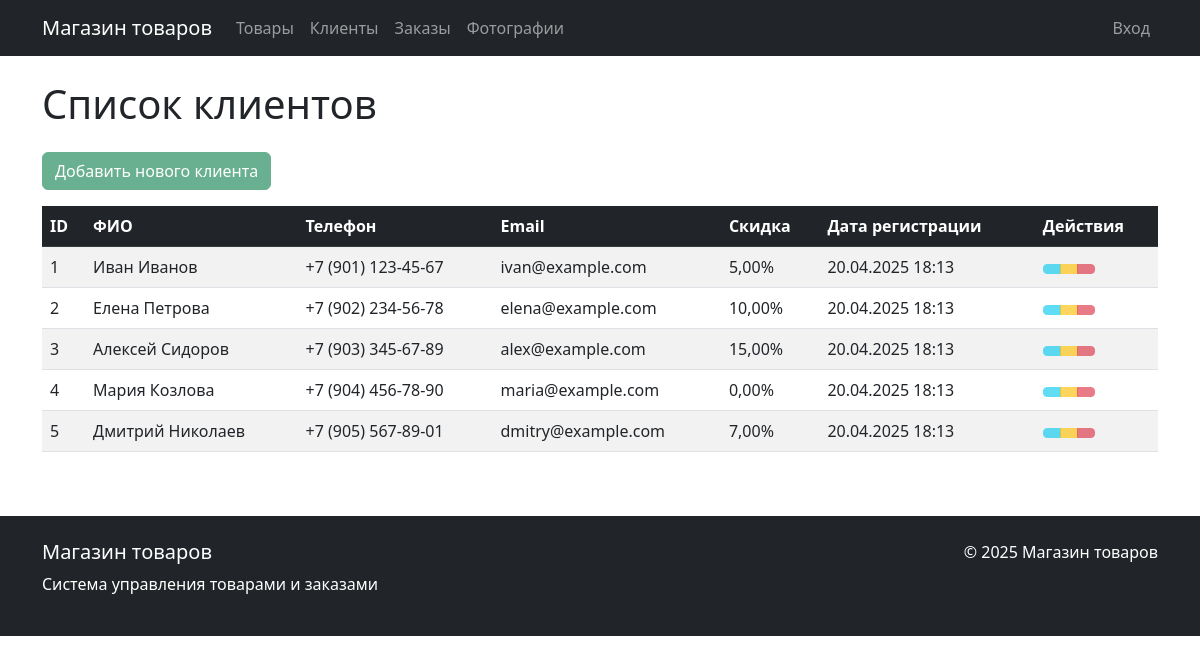
/myapp2/clients/, run on an earlier commit of the app's database.
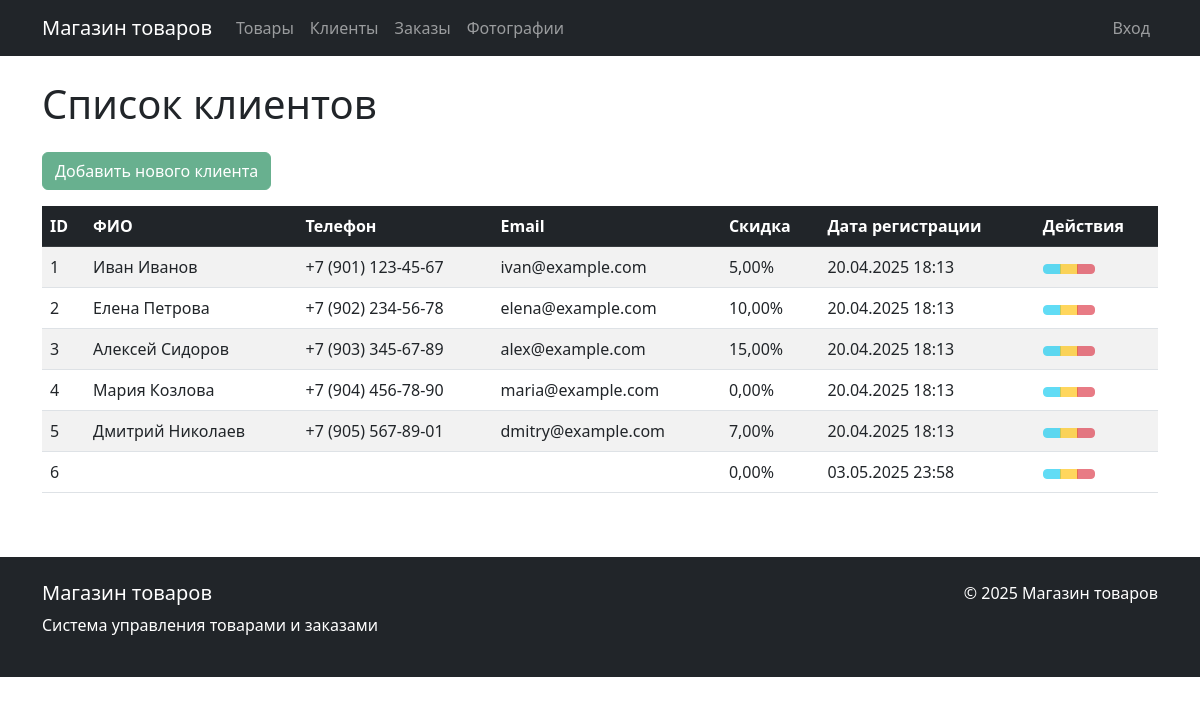
And on a later commit of the database.
### myapp2/models.py (models this page shows, shortened)
class Client(models.Model):
    user = models.OneToOneField(
        User,
        on_delete=models.CASCADE,
        related_name='client_profile'
    )
    phone = models.CharField(
        'Телефон',
        max_length=20,
        validators=[
            validate_non_empty,
            RegexValidator(
                regex=r'^(\+?\d{1})?[\s\-]?\(?\d{3}\)?[\s\-]?\d{3}[\s\-]?\d{2}[\s\-]?\d{2}$',
                message='Введите номер в формате: +X (XXX) XXX-XX-XX'
            )
        ]
    )
    email = models.EmailField(
        'Электронная почта',
        validators=[
            EmailValidator(message="Введите корректный email адрес"),
            validate_non_empty
        ],
        unique=True
    )
    personal_discount = models.DecimalField(
        'Персональная скидка',
        max_digits=5,
        decimal_places=2,
        default=0,
        validators=[MinValueValidator(0), MaxValueValidator(30)]
    )
    registration_date = models.DateTimeField('Дата регистрации', auto_now_add=True)
    class Meta:
        verbose_name = 'Клиент'
        verbose_name_plural = 'Клиенты'

### myapp2/views.py (the view, shortened to what this page needs)
# urls.py: path('clients/', views.ClientListView.as_view(), name='client_list'),
class ClientListView(ListView):
    model = Client
    template_name = 'myapp2/client_list.html'
    context_object_name = 'clients'
    paginate_by = 10
    def get_queryset(self):
        queryset = super().get_queryset()
        search_query = self.request.GET.get('search', '')
        return queryset

### myapp2/templates/myapp2/client_list.html (shortened to what this page needs)
{% extends 'base.html' %}
{% block content %}
<div class="container mt-4">
    <h1 class="mb-4">Список клиентов</h1>
    <div class="mb-3">
        <button class="btn btn-success disabled" title="Функциональность в разработке">
             Добавить нового клиента
        </button>
    </div>
    <div class="table-responsive">
        <table class="table table-striped table-hover">
            <thead class="table-dark">
                <tr>
                    <th>ID</th>
                    <th>ФИО</th>
                    <th>Телефон</th>
                    <th>Email</th>
                    <th>Скидка</th>
                    <th>Дата регистрации</th>
                    <th>Действия</th>
                </tr>
            </thead>
            <tbody>
                {% for client in clients %}
                <tr>
                    <td>{{ client.id }}</td>
                    <td>{{ client.user.get_full_name }}</td>
                    <td>{{ client.phone }}</td>
                    <td>{{ client.email }}</td>
                    <td>{{ client.personal_discount }}%</td>
                    <td>{{ client.registration_date|date:"d.m.Y H:i" }}</td>
                    <td>
                        <div class="btn-group" role="group">
                            <button class="btn btn-sm btn-info" title="Просмотр" disabled>
                            </button>
                            <button class="btn btn-sm btn-warning" title="Редактировать" disabled>
                            </button>
                            <button class="btn btn-sm btn-danger" title="Удалить" disabled>
                            </button>
                        </div>
                    </td>
                </tr>
                {% empty %}
                <tr>
                    <td colspan="7" class="text-center">Нет клиентов</td>
                </tr>
                {% endfor %}
            </tbody>
        </table>
    </div>
</div>
{% endblock %}

What changed in the data, as far as the page shows it:
added Client: id "6", personal_discount "0,00", registration_date "03.05.2025 23:58"
